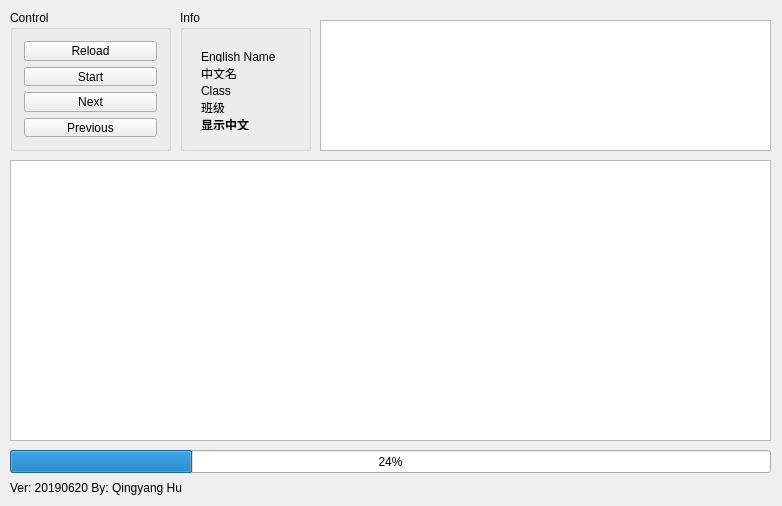
<?xml version="1.0" encoding="UTF-8"?>
<ui version="4.0">
 <class>MainWindow</class>
 <widget class="QMainWindow" name="MainWindow">
  <property name="geometry">
   <rect>
    <x>0</x>
    <y>0</y>
    <width>782</width>
    <height>506</height>
   </rect>
  </property>
  <property name="sizePolicy">
   <sizepolicy hsizetype="Fixed" vsizetype="Fixed">
    <horstretch>0</horstretch>
    <verstretch>0</verstretch>
   </sizepolicy>
  </property>
  <property name="windowTitle">
   <string>Caption Display</string>
  </property>
  <widget class="QWidget" name="centralWidget">
   <widget class="QGroupBox" name="groupBox">
    <property name="geometry">
     <rect>
      <x>10</x>
      <y>10</y>
      <width>161</width>
      <height>141</height>
     </rect>
    </property>
    <property name="title">
     <string>Control</string>
    </property>
    <layout class="QGridLayout" name="gridLayout">
     <item row="0" column="0">
      <layout class="QVBoxLayout" name="verticalLayout">
       <item>
        <widget class="QPushButton" name="loadButton">
         <property name="text">
          <string>Reload</string>
         </property>
        </widget>
       </item>
       <item>
        <widget class="QPushButton" name="controlButton">
         <property name="text">
          <string>Start</string>
         </property>
        </widget>
       </item>
       <item>
        <widget class="QPushButton" name="nextButton">
         <property name="text">
          <string>Next</string>
         </property>
         <property name="shortcut">
          <string>Down</string>
         </property>
        </widget>
       </item>
       <item>
        <widget class="QPushButton" name="previousButton">
         <property name="text">
          <string>Previous</string>
         </property>
         <property name="shortcut">
          <string>Up</string>
         </property>
        </widget>
       </item>
      </layout>
     </item>
    </layout>
   </widget>
   <widget class="QProgressBar" name="progressBar">
    <property name="geometry">
     <rect>
      <x>10</x>
      <y>450</y>
      <width>761</width>
      <height>23</height>
     </rect>
    </property>
    <property name="value">
     <number>24</number>
    </property>
   </widget>
   <widget class="QTableWidget" name="translationWidget">
    <property name="geometry">
     <rect>
      <x>10</x>
      <y>160</y>
      <width>761</width>
      <height>281</height>
     </rect>
    </property>
    <property name="font">
     <font>
      <pointsize>12</pointsize>
     </font>
    </property>
    <property name="autoScroll">
     <bool>false</bool>
    </property>
   </widget>
   <widget class="QGroupBox" name="groupBox_2">
    <property name="geometry">
     <rect>
      <x>180</x>
      <y>10</y>
      <width>131</width>
      <height>141</height>
     </rect>
    </property>
    <property name="title">
     <string>Info</string>
    </property>
    <widget class="QWidget" name="verticalLayoutWidget_2">
     <property name="geometry">
      <rect>
       <x>10</x>
       <y>30</y>
       <width>111</width>
       <height>101</height>
      </rect>
     </property>
     <layout class="QVBoxLayout" name="verticalLayout_2">
      <item>
       <widget class="QLabel" name="englishNameLabel">
        <property name="text">
         <string>English Name</string>
        </property>
       </widget>
      </item>
      <item>
       <widget class="QLabel" name="chineseNameLabel">
        <property name="text">
         <string>中文名</string>
        </property>
       </widget>
      </item>
      <item>
       <widget class="QLabel" name="englishClassLabel">
        <property name="text">
         <string>Class</string>
        </property>
       </widget>
      </item>
      <item>
       <widget class="QLabel" name="chineseClassLabel">
        <property name="text">
         <string>班级</string>
        </property>
       </widget>
      </item>
      <item>
       <widget class="QLabel" name="displayLanguageLabel">
        <property name="font">
         <font>
          <weight>75</weight>
          <bold>true</bold>
          <underline>true</underline>
         </font>
        </property>
        <property name="text">
         <string>显示中文</string>
        </property>
       </widget>
      </item>
     </layout>
    </widget>
   </widget>
   <widget class="QTextBrowser" name="currentTextBrowser">
    <property name="geometry">
     <rect>
      <x>320</x>
      <y>20</y>
      <width>451</width>
      <height>131</height>
     </rect>
    </property>
    <property name="font">
     <font>
      <family>Microsoft YaHei UI</family>
      <pointsize>16</pointsize>
     </font>
    </property>
    <property name="readOnly">
     <bool>false</bool>
    </property>
   </widget>
   <widget class="QLabel" name="label">
    <property name="geometry">
     <rect>
      <x>10</x>
      <y>480</y>
      <width>311</width>
      <height>16</height>
     </rect>
    </property>
    <property name="text">
     <string>Ver: 20190620 By: Qingyang Hu</string>
    </property>
   </widget>
  </widget>
 </widget>
 <layoutdefault spacing="6" margin="11"/>
 <resources/>
 <connections/>
</ui>
